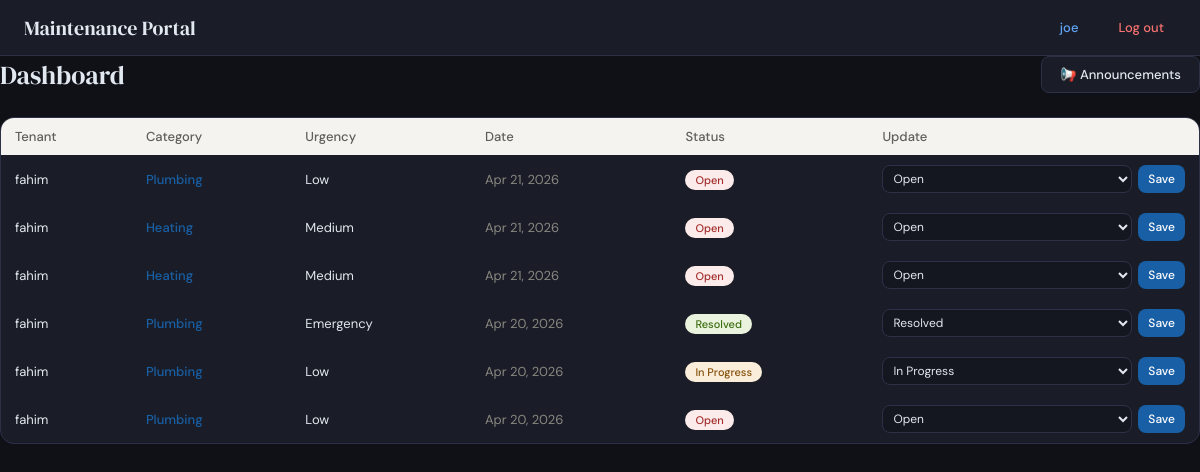
/dashboard/ (signed in), run on the app's committed database.
### myapp/models.py (models this page shows)
class MaintenanceRequest(models.Model):
    STATUS_CHOICES = [('open', 'Open'), ('in_progress', 'In Progress'), ('resolved', 'Resolved')]
    URGENCY_CHOICES = [('low', 'Low'), ('medium', 'Medium'), ('emergency', 'Emergency')]
    CATEGORY_CHOICES = [('plumbing', 'Plumbing'), ('electrical', 'Electrical'), ('heating', 'Heating'),
                        ('other', 'Other')]
    tenant = models.ForeignKey(User, on_delete=models.CASCADE)
    property = models.ForeignKey(Property, on_delete=models.CASCADE, null=True, blank=True)
    category = models.CharField(max_length=50, choices=CATEGORY_CHOICES)
    urgency = models.CharField(max_length=20, choices=URGENCY_CHOICES)
    description = models.TextField()
    photo = models.ImageField(upload_to='requests/', blank=True, null=True)
    status = models.CharField(max_length=20, choices=STATUS_CHOICES, default='open')
    created_at = models.DateTimeField(auto_now_add=True)

### myapp/views.py (the view)
# urls.py: path('dashboard/', views.dashboard, name='dashboard'),
@login_required(login_url='login')
def dashboard(request):
    if not is_landlord(request.user):
        return redirect('tenant_portal')
    requests = MaintenanceRequest.objects.all().order_by('-created_at')
    return render(request, 'myapp/dashboard.html', {'requests': requests})

### myapp/context_processors.py (called while the page is built)
def announcements(request):
    if request.user.is_authenticated and not request.user.groups.filter(name='Landlord').exists():
        all_announcements = Announcement.objects.all().order_by('-created_at')
        return {
            'announcements': all_announcements,
            'announcement_count': all_announcements.count()
        }
    return {'announcements': None, 'announcement_count': 0}

### myapp/views.py (called while the page is built)
def is_landlord(user):
    return user.groups.filter(name='Landlord').exists()

### myapp/templates/myapp/dashboard.html (shortened to what this page needs)
{% extends 'myapp/base.html' %}
{% block content %}
<div style="display:flex; justify-content:space-between; align-items:center; margin-bottom:1.5rem;">
  <h1 style="font-family:'DM Serif Display',serif; font-size:26px; font-weight:400;">Dashboard</h1>
  <a href="{% url 'announcements' %}" class="btn btn-secondary">📢 Announcements</a>
</div>
<div class="card" style="padding:0; overflow:hidden;">
  <table style="width:100%; border-collapse:collapse; font-size:13px;">
    <thead>
      <tr style="background:#f4f3f0;">
        <th style="padding:10px 14px; text-align:left; font-weight:500; color:#5f5e5a;">Tenant</th>
        <th style="padding:10px 14px; text-align:left; font-weight:500; color:#5f5e5a;">Category</th>
        <th style="padding:10px 14px; text-align:left; font-weight:500; color:#5f5e5a;">Urgency</th>
        <th style="padding:10px 14px; text-align:left; font-weight:500; color:#5f5e5a;">Date</th>
        <th style="padding:10px 14px; text-align:left; font-weight:500; color:#5f5e5a;">Status</th>
        <th style="padding:10px 14px; text-align:left; font-weight:500; color:#5f5e5a;">Update</th>
      </tr>
    </thead>
    <tbody>
      {% for req in requests %}
      <tr class="{% if req.urgency == 'emergency' %}emergency{% endif %}">
        <td style="padding:10px 14px;">{{ req.tenant.username }}</td>
        <td style="padding:10px 14px;">
          <a href="{% url 'ticket_detail' req.pk %}" style="color:#185FA5; text-decoration:none; font-weight:500;">{{ req.get_category_display }}</a>
        </td>
        <td style="padding:10px 14px;">{{ req.get_urgency_display }}</td>
        <td style="padding:10px 14px; color:#888780;">{{ req.created_at|date:"M d, Y" }}</td>
        <td style="padding:10px 14px;">
          <span class="status-pill s-{{ req.status|cut:'_' }}">{{ req.get_status_display }}</span>
        </td>
        <td style="padding:10px 14px;">
          <form method="POST" action="{% url 'update_status' req.pk %}" style="display:flex; gap:6px;">
            <select name="status" style="font-size:12px; padding:4px 6px;">
              <option value="open" {% if req.status == 'open' %}selected{% endif %}>Open</option>
              <option value="in_progress" {% if req.status == 'in_progress' %}selected{% endif %}>In Progress</option>
              <option value="resolved" {% if req.status == 'resolved' %}selected{% endif %}>Resolved</option>
            </select>
            <button type="submit" class="btn btn-primary" style="font-size:12px; padding:4px 10px;">Save</button>
          </form>
        </td>
      </tr>
      {% empty %}
      <tr><td colspan="6" style="padding:14px; color:#888780; text-align:center;">No requests yet.</td></tr>
      {% endfor %}
    </tbody>
  </table>
</div>
{% endblock %}

### myapp/templates/myapp/base.html (shortened to what this page needs)
<!DOCTYPE html>
<html lang="en">
<head>
</head>
<body {% if user.is_authenticated and user.profile.dark_mode %}class="dark-mode"{% endif %}>
{% if user.is_authenticated %}
<nav class="navbar">
  <a href="{% url 'home' %}" class="nav-brand">Maintenance Portal</a>
  <div class="nav-right">
    <a href="{% url 'profile' %}" class="nav-link">{{ user.username }}</a>
    <a href="{% url 'logout' %}" class="nav-link danger">Log out</a>
  </div>
</nav>
{% endif %}
  {% block content %}{% endblock %}
</body>
</html>

### myapp/templates/myapp/base.html (style rules this page uses)
*, *::before, *::after { box-sizing: border-box; margin: 0; padding: 0; }
body { font-family: 'DM Sans', sans-serif; background: #f0f4f8; color: #1a1a18; min-height: 100vh; padding: 0; }
.card { background: #ffffff; border: 1px solid #dde3ea; border-radius: 14px; padding: 1.5rem; margin-bottom: 1rem; }
.navbar { background: #ffffff; border-bottom: 1px solid #dde3ea; padding: 0 1.5rem; height: 56px; display: flex; align-items: center; justify-content: space-between; position: sticky; top: 0; z-index: 100; }
.nav-brand { font-family: 'DM Serif Display', serif; font-size: 20px; font-weight: 400; color: #1a1a18; text-decoration: none; }
.nav-right { display: flex; align-items: center; gap: 16px; }
.nav-link { font-size: 13px; font-weight: 500; text-decoration: none; color: #185FA5; padding: 6px 12px; border-radius: 8px; transition: background 0.15s; }
.nav-link.danger { color: #A32D2D; }
.btn { padding: 9px 18px; border-radius: 8px; font-family: 'DM Sans', sans-serif; font-size: 13px; font-weight: 500; cursor: pointer; border: none; transition: all 0.15s; display: inline-block; text-decoration: none; }
.btn-primary { background: #185FA5; color: #fff; }
.btn-secondary { background: #f0f4f8; color: #1a1a18; border: 1px solid #dde3ea; }
input[type="text"], input[type="password"], input[type="email"], select, textarea { width: 100%; padding: 9px 12px; border: 1px solid #dde3ea; border-radius: 8px; font-family: 'DM Sans', sans-serif; font-size: 13px; color: #1a1a18; background: #fff; outline: none; transition: border-color 0.15s, box-shadow 0.15s; }
.status-pill { font-size: 11px; font-weight: 500; padding: 3px 10px; border-radius: 20px; white-space: nowrap; }
.s-open { background: #FCEBEB; color: #A32D2D; }
.s-inprogress { background: #FAEEDA; color: #854F0B; }
.s-resolved { background: #EAF3DE; color: #3B6D11; }
body.dark-mode { background: #0f1117; color: #e2e8f0; }
body.dark-mode .navbar { background: #1a1d27; border-color: #2d3148; }
body.dark-mode .nav-brand { color: #e2e8f0; }
body.dark-mode .nav-link { color: #60a5fa; }
body.dark-mode .nav-link.danger { color: #f87171; }
body.dark-mode .card { background: #1a1d27; border-color: #2d3148; }
body.dark-mode input[type="text"], body.dark-mode input[type="password"], body.dark-mode input[type="email"], body.dark-mode select, body.dark-mode textarea { background: #141620; color: #e2e8f0; border-color: #2d3148; }
body.dark-mode .btn-secondary { background: #1a1d27; color: #e2e8f0; border-color: #2d3148; }

### data on the page
MaintenanceRequest: tenant.username "fahim", category "Plumbing", urgency "Low", created_at "Apr 21, 2026", status "Open"
MaintenanceRequest: tenant.username "fahim", category "Heating", urgency "Medium", created_at "Apr 21, 2026", status "Open"
MaintenanceRequest: tenant.username "fahim", category "Heating", urgency "Medium", created_at "Apr 21, 2026", status "Open"
MaintenanceRequest: tenant.username "fahim", category "Plumbing", urgency "Emergency", created_at "Apr 20, 2026", status "Resolved"
MaintenanceRequest: tenant.username "fahim", category "Plumbing", urgency "Low", created_at "Apr 20, 2026", status "In Progress"
MaintenanceRequest: tenant.username "fahim", category "Plumbing", urgency "Low", created_at "Apr 20, 2026", status "Open"

### other printed values
{{ user.username }} "joe"
